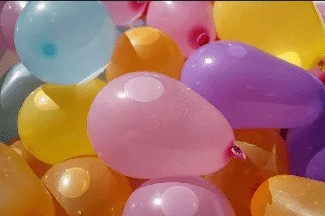
#> input picture Input/Balon.jpg, 325 x 216 px, given in place of the camera
$ python Color_Recognition.py
#> lines starting #> are read from the running program, lines starting #| are printed output that depends on the picture; after the words box and inside, x2 and y2 are one past the last pixel; in counts of white or black regions, pixels touching at a corner belong together
#> further down, frame is the input picture: shape (216, 325, 3); mean B, G, R 99.3, 115, 169
import cv2
import imageio

def set_frame(frame):
    cv2.rectangle(frame, (100, 200), (200, 300), 0, 4)
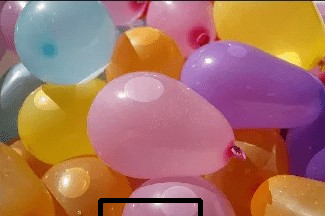
#> frame: shape (216, 325, 3); 0.92% of pixels changed, all inside (x1, y1, x2, y2) = (98, 198, 203, 216)
    blured_frame = cv2.GaussianBlur(frame, (41, 41), 0)
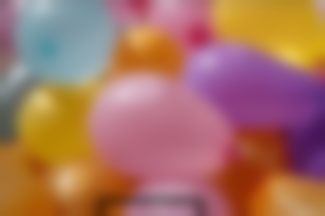
#> blured_frame: shape (216, 325, 3); mean B, G, R 98.5, 114.2, 167.6
    blured_frame[200:300, 100:200] = frame[200:300, 100:200]
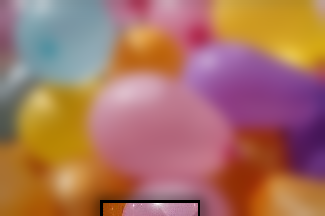
#> blured_frame: shape (216, 325, 3); 2.28% of pixels changed, all inside (x1, y1, x2, y2) = (100, 200, 200, 216)
    return blured_frame

def countInRange(arr, first, end):
#> called with arr = array of shape (16, 100), first = 0, end = 10
    count = 0
    for i in range(len(arr)):
        for j in range(len(arr[i])):
            if (arr[i][j] >= first and arr[i][j] <= end):
                count += 1
#> this loop made 16 passes
#> after the loop, count = 392
    return count

def detect_color(frame):
    frame_hsv = cv2.cvtColor(frame, cv2.COLOR_BGR2HSV)
    h, s, v = cv2.split(frame_hsv)
    obj = {
        'Red': countInRange(h, 0, 10),
        'Green': countInRange(h, 50, 75),
        'Blue': countInRange(h, 105, 150),
        'Yellow': countInRange(h, 25, 55),
        'Orange': countInRange(h, 10, 30),
        'Purple': countInRange(h, 145, 160),
        'White': countInRange(s, 0, 30),
        'Black': countInRange(v, 0, 30),
           }
#> the loop in countInRange (call 2), `for i in range(len(arr)):` made 16 passes
#> obj = {'Red': 392, 'Green': 0, 'Blue': 0, 'Yellow': 0, 'Orange': 263, 'Purple': 1, 'White': 386, 'Black': 365}
    max_key = max(obj, key=obj.get)
#> max_key = 'Red'
    return max_key

gif_frames = []
vid = cv2.VideoCapture(0)
while(True):
    ret, frame = vid.read()
    preset_frame = set_frame(frame)
    color = detect_color(preset_frame[200:300, 100:200])
#> color = 'Red'
    cv2.putText(preset_frame, color, (20, 55), cv2.FONT_HERSHEY_PLAIN, 3, 0, 2)
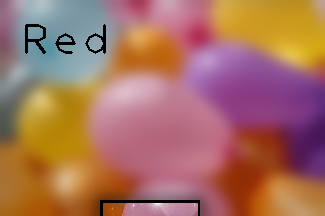
#> preset_frame: shape (216, 325, 3); 0.86% of pixels changed, all inside (x1, y1, x2, y2) = (25, 24, 106, 54)
    cv2.imshow('frame', preset_frame)
    preset_frame = cv2.cvtColor(preset_frame, cv2.COLOR_BGR2RGB)
    gif_frames.append(preset_frame)
    if cv2.waitKey(1) & 0xFF == ord('q'):
#> (key q is pressed here)
        break
vid.release()
cv2.destroyAllWindows()
imageio.mimsave('Output\Color_Detector.gif', gif_frames, duration=0.1)

$ run again, on Input/MY.jpg
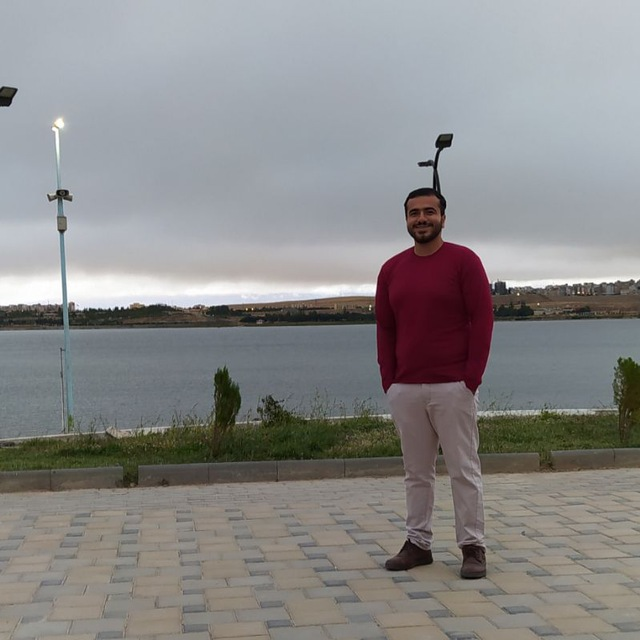
#> input picture Input/MY.jpg, 640 x 640 px, given in place of the camera
#> frame is the input picture: shape (640, 640, 3); mean B, G, R 136.8, 137.1, 137.8
#> frame_hsv: shape (100, 100, 3); mean H, S, V 74, 9.1, 177.2
#> in detect_color, `h, s, v = cv2.split(frame_hsv)`:
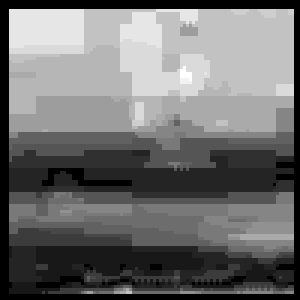
#> s: shape (100, 100) (shown 3 times larger); min 0, max 21, mean 9.1; drawn with min black and max white
#> the loop in countInRange, `for i in range(len(arr)):` made 100 passes
#> after the loop in countInRange, `for i in range(len(arr)):`: count = 1455
#> the loop in countInRange (call 2), `for i in range(len(arr)):` made 100 passes
#> obj = {'Red': 1455, 'Green': 41, 'Blue': 5662, 'Yellow': 516, 'Orange': 2375, 'Purple': 1, 'White': 10000, 'Black': 975}
#> max_key = 'White'
#> `cv2.putText(preset_frame, color, (20, 55), cv2.FONT_HERSHEY_PLAIN, 3, ..`:
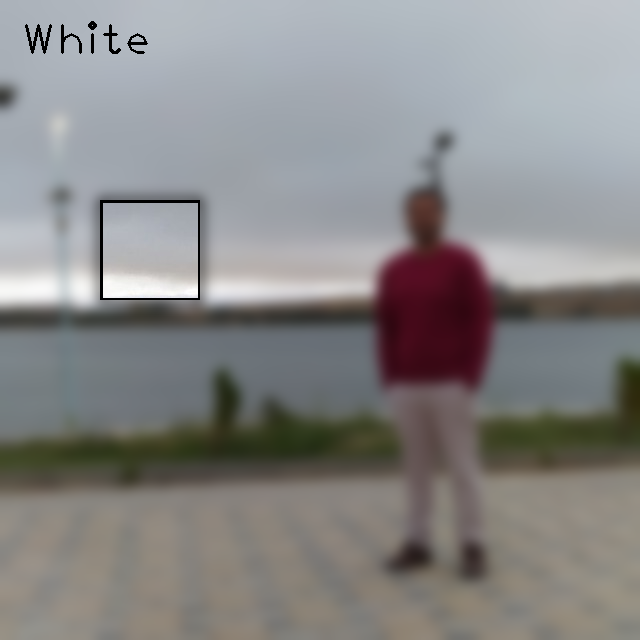
#> preset_frame: shape (640, 640, 3); mean B, G, R 135.4, 135.8, 136.5

$ run again, on Input/Sky.jpg
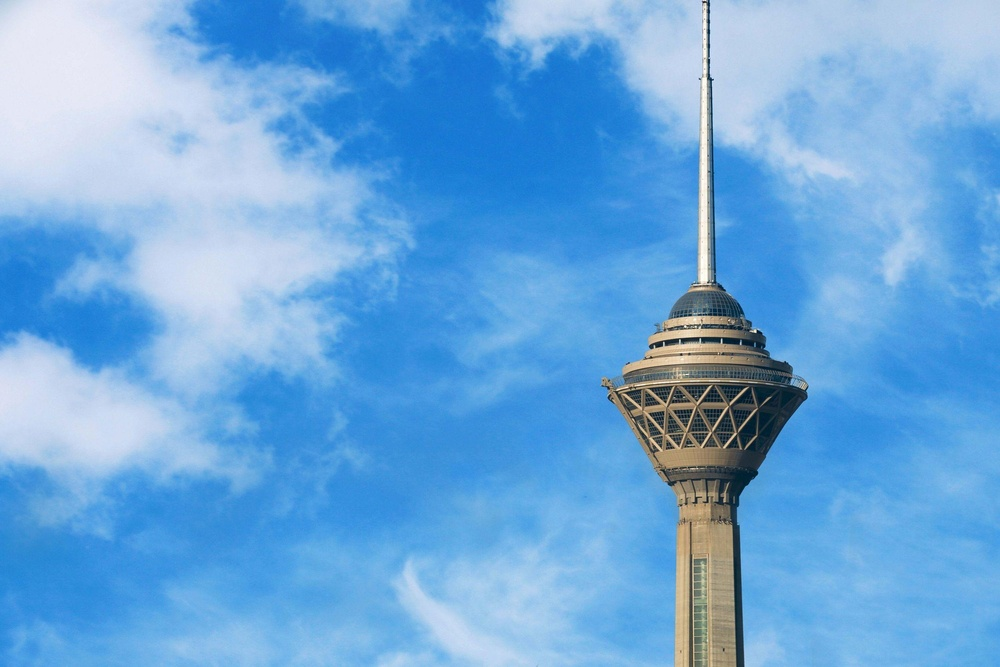
#> input picture Input/Sky.jpg, 1000 x 667 px, shrunk from 2500 x 1668 before the run, given in place of the camera
#> frame is the input picture: shape (667, 1000, 3); mean B, G, R 220.2, 167.9, 107.8
#> frame_hsv: shape (100, 100, 3); mean H, S, V 95.6, 69.8, 211.7
#> in detect_color, `h, s, v = cv2.split(frame_hsv)`:
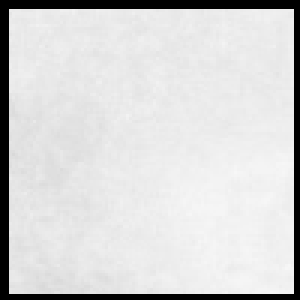
#> v: shape (100, 100) (shown 3 times larger); min 0, max 247, mean 211.7
#> the loop in countInRange, `for i in range(len(arr)):` made 100 passes
#> after the loop in countInRange, `for i in range(len(arr)):`: count = 975
#> the loop in countInRange (call 2), `for i in range(len(arr)):` made 100 passes
#> obj = {'Red': 975, 'Green': 0, 'Blue': 7110, 'Yellow': 0, 'Orange': 0, 'Purple': 0, 'White': 987, 'Black': 975}
#> max_key = 'Blue'
#> `cv2.putText(preset_frame, color, (20, 55), cv2.FONT_HERSHEY_PLAIN, 3, ..`:
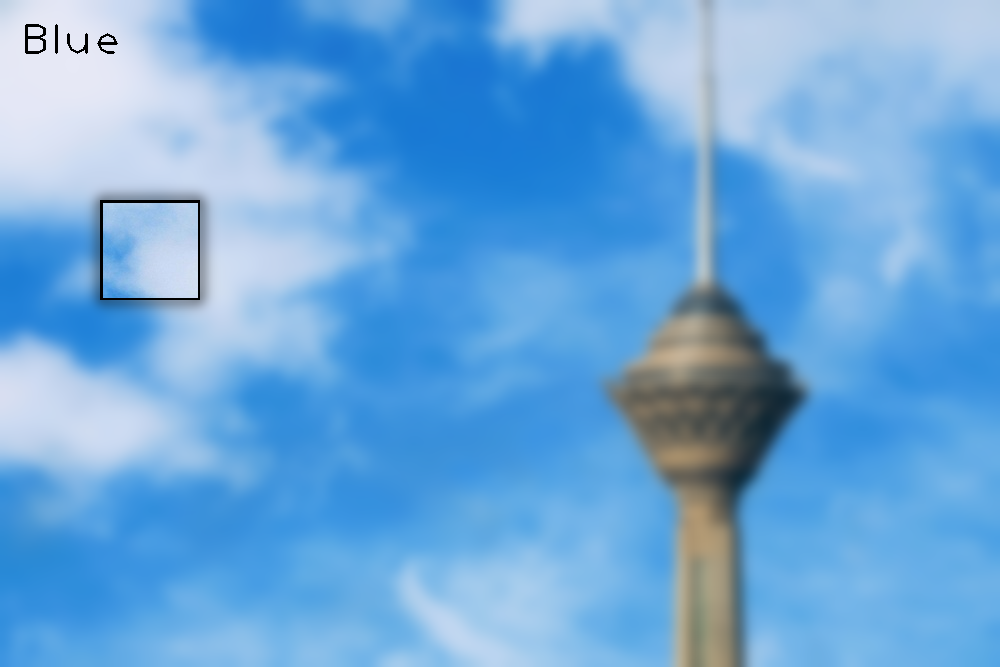
#> preset_frame: shape (667, 1000, 3); mean B, G, R 219.2, 167.1, 107.1
